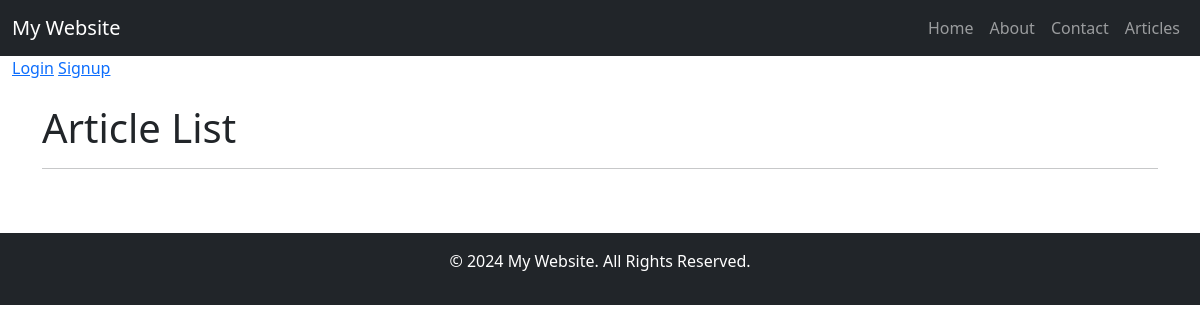
/articles/, run on an earlier commit of the app's database.
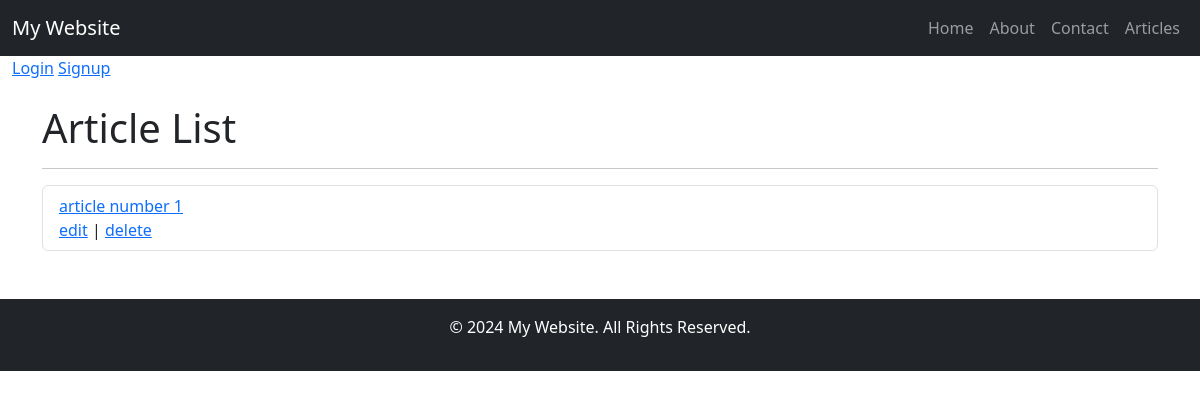
And on a later commit of the database.
### articles/models.py (models this page shows, shortened)
class Article(models.Model):
    title = models.CharField(max_length=150)
    body = models.TextField()
    date = models.DateTimeField(auto_now_add=True)
    author = models.ForeignKey(get_user_model(), on_delete=models.CASCADE)
    def __str__(self):
        return self.title

### articles/views.py (the view)
# urls.py: path('', ArticleListView.as_view(), name='article_list'),
class ArticleListView(ListView):
    model = Article
    template_name = 'articles/article_list.html'

### templates/articles/article_list.html (shortened to what this page needs)
{% extends 'base.html' %}
{% block content %}
	<h1>Article List</h1>
    <hr>
    <div class="list-group">
        <ul class="list-group">
            {% for object in object_list %}
            	<li class="list-group-item"> <a href="{% url 'article_detail' object.pk %}">{{ object }} </a> <br>
                <a class="dj_map_wrapper" href="{% url 'article_edit' object.pk %}">edit</a>  |
                    <a class="dj_map_delete" href="{% url 'article_delete' object.pk %}">delete</a>
                </li>
            {% endfor %}
        </ul>
    </div>
{% endblock %}

### templates/base.html (shortened to what this page needs)
<!DOCTYPE html>
<html lang="en">
<head>
    <link href="https://cdn.jsdelivr.net/npm/bootstrap@5.3.0-alpha1/dist/css/bootstrap.min.css" rel="stylesheet">
</head>
<body>
    <nav class="navbar navbar-expand-lg navbar-dark bg-dark">
        <div class="container-fluid">
            <a class="navbar-brand" href="#">My Website</a>
            <div class="collapse navbar-collapse" id="navbarNav">
                <ul class="navbar-nav ms-auto">
                    <li class="nav-item">
                        <a class="nav-link" href="{% url 'home' %}">Home</a>
                    </li>
                    <li class="nav-item">
                        <a class="nav-link" href="">About</a>
                    </li>
                    <li class="nav-item">
                        <a class="nav-link" href="">Contact</a>
                    </li>
                    <li class="nav-item">
                        <a class="nav-link" href="{% url 'article_list' %}">Articles</a>
                    </li>
                </ul>
            </div>
        </div>
    </nav>
    <nav class="theme-icon-when-light">
        <div class="container-fluid">
            {% if user.is_authenticated %}
            	   <p class="h3">hi {{ user }}<span class="sr-only"></span></p>
                 <a class="navbar-link" href="{% url 'custom_logout' %}">Logout<span class="sr-only"></span></a>
            {% else %}
                 <a class="navbar-link" href="{% url 'login' %}">Login</a>
                 <a class="navbar-link" href="{% url 'signup' %}">Signup  </a>
            {% endif %}
        </div>
    </nav>
    <div class="container mt-4">
        {% block content %}{% endblock %}
    </div>
    <footer class="bg-dark text-white text-center py-3 mt-5">
        <p>&copy; 2024 My Website. All Rights Reserved.</p>
    </footer>
</body>
</html>

What changed in the data, as far as the page shows it:
added Article: title "article number 1"
